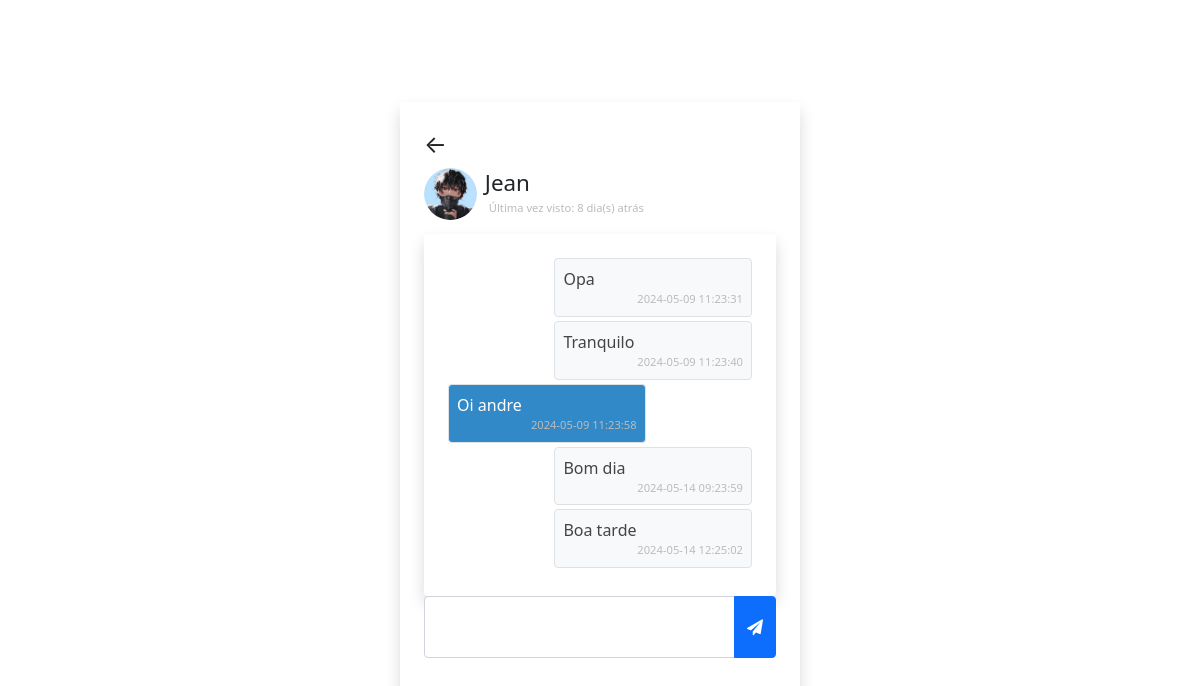
The page /chat.php?user=jean (signed in) on the database its author committed.
### tables this page shows
CREATE TABLE `users` (
  `user_id` int(11) NOT NULL,
  `name` varchar(255) NOT NULL,
  `username` varchar(255) NOT NULL,
  `password` varchar(1000) NOT NULL,
  `p_p` varchar(255) DEFAULT 'user-default.png',
  `last_seen` datetime NOT NULL DEFAULT current_timestamp()
);

CREATE TABLE `chats` (
  `chat_id` int(11) NOT NULL,
  `from_id` int(11) NOT NULL,
  `to_id` int(11) NOT NULL,
  `message` text NOT NULL,
  `opened` tinyint(1) NOT NULL DEFAULT 0,
  `created_at` datetime NOT NULL DEFAULT current_timestamp()
);

### app/helpers/user.php (called while the page is built)
<?php
function getUser($username, $conn){
   $sql = "SELECT * FROM users
           WHERE username=?";
   $stmt = $conn->prepare($sql);
   $stmt->execute([$username]);
   if ($stmt->rowCount() === 1) {
   	 $user = $stmt->fetch();
   	 return $user;
   }else {
   	$user = [];
   	return $user;
   }
}

### app/helpers/timeAgo.php (called while the page is built, shortened)
<?php
function last_seen($date_time){
   $timestamp = strtotime($date_time);
   $strTime = array("segundo", "minuto", "hora", "dia", "mês", "ano");
   $length = array("60","60","24","30","12","10");
   $currentTime = time();
   if($currentTime >= $timestamp) {
		$diff     = time()- $timestamp;
		for($i = 0; $diff >= $length[$i] && $i < count($length)-1; $i++) {
		$diff = $diff / $length[$i];
		}
		$diff = round($diff);
		if ($diff < 59 && $strTime[$i] == "segundo") {
			return 'Ativo';
		}else {
			return $diff . " " . $strTime[$i] . "(s) atrás ";
		}
   }
}
?>

### app/helpers/chat.php (called while the page is built)
<?php
function getChats($id_1, $id_2, $conn){
   $sql = "SELECT * FROM chats
           WHERE (from_id=? AND to_id=?)
           OR    (to_id=? AND from_id=?)
           ORDER BY chat_id ASC";
    $stmt = $conn->prepare($sql);
    $stmt->execute([$id_1, $id_2, $id_1, $id_2]);
    if ($stmt->rowCount() > 0) {
    	$chats = $stmt->fetchAll();
    	return $chats;
    }else {
    	$chats = [];
    	return $chats;
    }
}

### chat.php (the view, shortened to what this page needs)
<?php
  if (isset($_SESSION['username'])) {
  	include 'app/db.conn.php';
  	include 'app/helpers/user.php';
  	include 'app/helpers/chat.php';
  	include 'app/helpers/timeAgo.php';
  	$chatWith = getUser($_GET['user'], $conn);
  	$chats = getChats($_SESSION['user_id'], $chatWith['user_id'], $conn);
?>
<!DOCTYPE html>
<html lang="pt-br">
<head>
	<link href="https://cdn.jsdelivr.net/npm/bootstrap@5.0.1/dist/css/bootstrap.min.css" rel="stylesheet">
	<link rel = "stylesheet" href = "css/style.css">
	<link rel="stylesheet" href="https://cdnjs.cloudflare.com/ajax/libs/font-awesome/4.7.0/css/font-awesome.min.css">
</head>
<body class = "d-flex justify-content-center align-items-center vh-100">
    <div class = "w-400 shadow p-4 rounded">
    	<a href = "home.php" class = "fs-4 link-dark">&#8592;</a>
    	   <div class = "d-flex align-items-center">
    	   	  <img src = "uploads/<?=$chatWith['p_p']?>" class = "w-15 rounded-circle">
               <h3 class = "display-4 fs-sm m-2">
               	  <?=$chatWith['name']?> <br>
               	  	<div class = "d-flex align-items-center" title = "online">
						<?php
							if (last_seen($chatWith['last_seen']) == "Ativo") {
						?>
							<div class = "online"></div>
							<small class = "d-block p-1">Online</small>
						<?php }else{ ?>
							<small class = "d-block p-1">
								Última vez visto:
								<?=last_seen($chatWith['last_seen'])?>
							</small>
						<?php } ?>
               	  </div>
               </h3>
    	   </div>
    	   <div class = "shadow p-4 rounded d-flex flex-column mt-2 chat-box" id = "chatBox">
    	        <?php
                     if (!empty($chats)) {
                     foreach($chats as $chat){
                     	if($chat['from_id'] == $_SESSION['user_id'])
                     	{ ?>
						<p class = "rtext align-self-end border rounded p-2 mb-1">
						    <?=$chat['message']?>
						    <small class = "d-block">
						    	<?=$chat['created_at']?>
						    </small>
						</p>
                    <?php }else{ ?>
						<p class = "ltext border rounded p-2 mb-1">
							<?=$chat['message']?>
							<small class = "d-block">
								<?=$chat['created_at']?>
							</small>
						</p>
                    <?php }
                     }
    	   		} ?>
    	   </div>
    	   <div class = "input-group mb-3">
    	   	   <textarea cols = "3" id = "message" class = "form-control"></textarea>
    	   	   <button class = "btn btn-primary" id = "sendBtn">
    	   	   	  <i class = "fa fa-paper-plane"></i>
    	   	   </button>
    	   </div>
    </div>
 </body>
 </html>
<?php
  }else{
  	header("Location: index.php");
   	exit;
  }
 ?>

### css/style.css (style rules this page uses)
.vh-100 { min-height: 100vh; }
.w-400 { width: 400px; }
a { text-decoration: none; }
.w-15 { width: 15%; }
.fs-sm { font-size: 1.4rem; }
small { color: #bbb; font-size: 0.7rem; text-align: right; }
.chat-box { overflow-y: auto; overflow-x: hidden; max-height: 50vh; }
.rtext { width: 65%; background: #f8f9fa; color: #444; }
.ltext { width: 65%; background: #3289c8; color: #fff; }
textarea { resize: none; }

### rows shown on the page
users: p_p (picture), name "Jean", last_seen "8 dia(s) atrás"
chats: message "Opa", created_at "2024-05-09 11:23:31"
chats: message "Tranquilo", created_at "2024-05-09 11:23:40"
chats: message "Oi andre", created_at "2024-05-09 11:23:58"
chats: message "Bom dia", created_at "2024-05-14 09:23:59"
chats: message "Boa tarde", created_at "2024-05-14 12:25:02"
